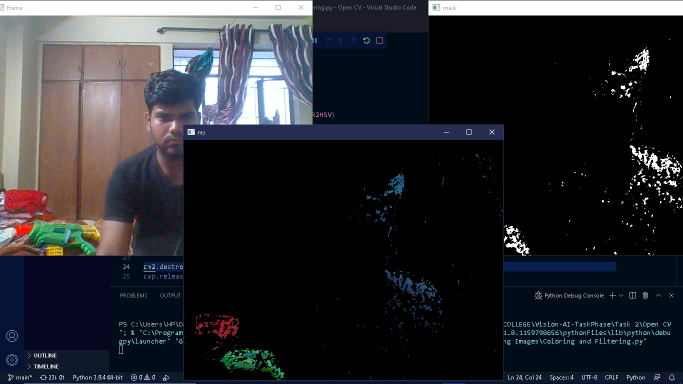
#> input picture Task 2/Open CV/Editing Images/color and filter.png, 1366 x 768 px, given in place of the camera (shown at 1/2 size)
$ python 'Smoothing and Blurring.py'
#> lines starting #> are read from the running program, lines starting #| are printed output that depends on the picture; after the words box and inside, x2 and y2 are one past the last pixel; in counts of white or black regions, pixels touching at a corner belong together
import cv2
import numpy as np

cap = cv2.VideoCapture(0)

while(1):

    _, frame = cap.read()
#> frame is the input picture: shape (768, 1366, 3); mean B, G, R 48.1, 43.2, 41.7
    hsv = cv2.cvtColor(frame, cv2.COLOR_BGR2HSV)
#> hsv: shape (768, 1366, 3); mean H, S, V 44.7, 70.5, 52.6

    lower_red = np.array([30,150,50])
    upper_red = np.array([255,255,180])

    mask = cv2.inRange(hsv, lower_red, upper_red)
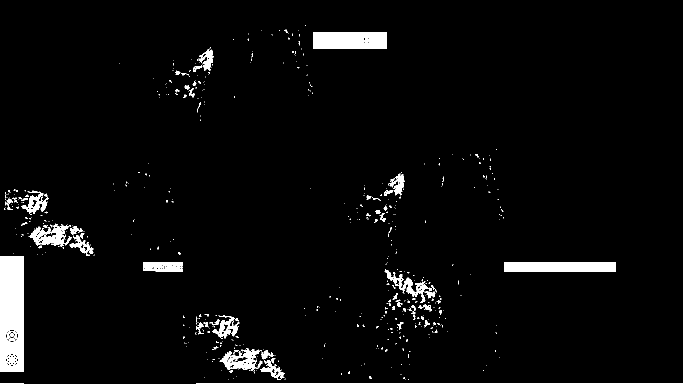
#> mask: shape (768, 1366) (shown at 1/2 size); 3.5% white; 541 white regions (463 under 20 px), largest, box (x1, y1, x2, y2) and area: (0, 512, 48, 744) 10284, (626, 65, 774, 97) 4509, (1008, 524, 1232, 543) 4256
    res = cv2.bitwise_and(frame,frame, mask= mask)
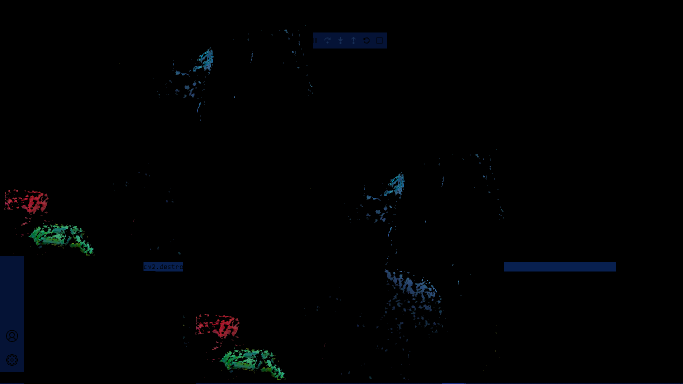
#> res: shape (768, 1366, 3) (shown at 1/2 size); mean B, G, R 2.4, 1.6, 0.9

    kernel = np.ones((15,15),np.float32)/225
    smoothed = cv2.filter2D(res,-1,kernel)
    cv2.imshow('Original',frame)
    cv2.imshow('Averaging',smoothed)

    if cv2.waitKey(5) & 0xFF == ord('q'):

#> (key q is pressed here)
        break

cv2.destroyAllWindows()
cap.release()
cv2.imwrite('averaging.png', smoothed)

#Gaussian Blur
blur = cv2.GaussianBlur(res,(15,15),0)
cv2.imshow('Gaussian Blurring',blur)
cv2.imwrite('gaussianblur.png', blur)

#Median Blur
median = cv2.medianBlur(res,15)
cv2.imshow('Median Blur',median)
cv2.imwrite('medianblur.png', median)
